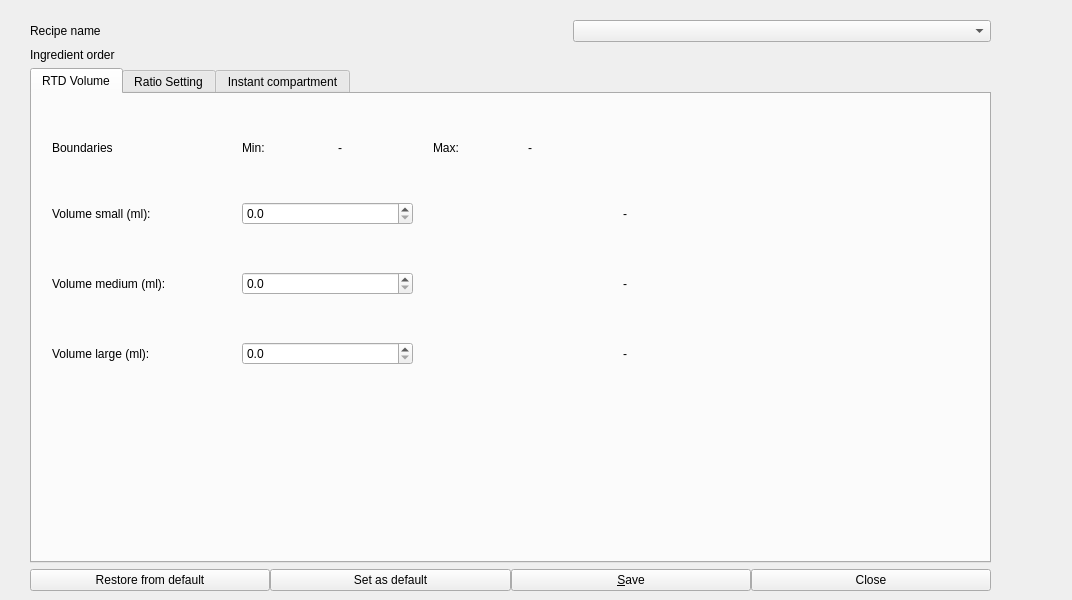
<?xml version="1.0" encoding="UTF-8"?>
<ui version="4.0">
 <class>WBSDDrink_Window</class>
 <widget class="QMainWindow" name="WBSDDrink_Window">
  <property name="geometry">
   <rect>
    <x>0</x>
    <y>0</y>
    <width>1072</width>
    <height>600</height>
   </rect>
  </property>
  <property name="windowTitle">
   <string>Drink settings 1-1</string>
  </property>
  <widget class="QWidget" name="centralwidget">
   <widget class="QWidget" name="gridLayoutWidget">
    <property name="geometry">
     <rect>
      <x>10</x>
      <y>20</y>
      <width>1021</width>
      <height>571</height>
     </rect>
    </property>
    <layout class="QGridLayout" name="gridLayout" rowstretch="1,0,0,0" columnstretch="1,0,0,0">
     <property name="leftMargin">
      <number>20</number>
     </property>
     <property name="rightMargin">
      <number>0</number>
     </property>
     <property name="horizontalSpacing">
      <number>20</number>
     </property>
     <item row="2" column="0" colspan="3">
      <layout class="QVBoxLayout" name="verticalLayout">
       <item>
        <widget class="QTabWidget" name="tabWidget">
         <property name="currentIndex">
          <number>0</number>
         </property>
         <widget class="QWidget" name="tab">
          <attribute name="title">
           <string>RTD Volume</string>
          </attribute>
          <widget class="QWidget" name="gridLayoutWidget_2">
           <property name="geometry">
            <rect>
             <x>10</x>
             <y>10</y>
             <width>761</width>
             <height>301</height>
            </rect>
           </property>
           <layout class="QGridLayout" name="tbw0">
            <property name="leftMargin">
             <number>10</number>
            </property>
            <property name="topMargin">
             <number>10</number>
            </property>
            <property name="rightMargin">
             <number>10</number>
            </property>
            <property name="bottomMargin">
             <number>10</number>
            </property>
            <property name="spacing">
             <number>20</number>
            </property>
            <item row="0" column="3">
             <layout class="QHBoxLayout" name="horizontalLayout_7">
              <item>
               <widget class="QLabel" name="lblRTDMax">
                <property name="sizePolicy">
                 <sizepolicy hsizetype="Preferred" vsizetype="Fixed">
                  <horstretch>0</horstretch>
                  <verstretch>0</verstretch>
                 </sizepolicy>
                </property>
                <property name="text">
                 <string>Max:</string>
                </property>
               </widget>
              </item>
              <item>
               <widget class="QLabel" name="label_4">
                <property name="text">
                 <string>-</string>
                </property>
               </widget>
              </item>
             </layout>
            </item>
            <item row="0" column="0">
             <widget class="QLabel" name="lblRTDBound">
              <property name="sizePolicy">
               <sizepolicy hsizetype="Preferred" vsizetype="Fixed">
                <horstretch>0</horstretch>
                <verstretch>0</verstretch>
               </sizepolicy>
              </property>
              <property name="text">
               <string>Boundaries</string>
              </property>
             </widget>
            </item>
            <item row="2" column="0">
             <widget class="QLabel" name="lblRTD2">
              <property name="text">
               <string>Volume medium (ml):</string>
              </property>
             </widget>
            </item>
            <item row="0" column="2">
             <layout class="QHBoxLayout" name="horizontalLayout_5">
              <item>
               <widget class="QLabel" name="lblRTDMin">
                <property name="sizePolicy">
                 <sizepolicy hsizetype="Preferred" vsizetype="Fixed">
                  <horstretch>0</horstretch>
                  <verstretch>0</verstretch>
                 </sizepolicy>
                </property>
                <property name="text">
                 <string>Min:</string>
                </property>
               </widget>
              </item>
              <item>
               <widget class="QLabel" name="label_3">
                <property name="text">
                 <string>-</string>
                </property>
               </widget>
              </item>
             </layout>
            </item>
            <item row="1" column="0">
             <widget class="QLabel" name="lblRTD1">
              <property name="text">
               <string>Volume small (ml):</string>
              </property>
             </widget>
            </item>
            <item row="1" column="4">
             <widget class="QLabel" name="lbl_s">
              <property name="layoutDirection">
               <enum>Qt::RightToLeft</enum>
              </property>
              <property name="text">
               <string>-</string>
              </property>
              <property name="alignment">
               <set>Qt::AlignLeading|Qt::AlignLeft|Qt::AlignVCenter</set>
              </property>
             </widget>
            </item>
            <item row="3" column="0">
             <widget class="QLabel" name="lblRTD3">
              <property name="text">
               <string>Volume large (ml):</string>
              </property>
             </widget>
            </item>
            <item row="2" column="4">
             <widget class="QLabel" name="lbl_m">
              <property name="layoutDirection">
               <enum>Qt::RightToLeft</enum>
              </property>
              <property name="text">
               <string>-</string>
              </property>
              <property name="alignment">
               <set>Qt::AlignLeading|Qt::AlignLeft|Qt::AlignVCenter</set>
              </property>
             </widget>
            </item>
            <item row="3" column="4">
             <widget class="QLabel" name="lbl_l">
              <property name="layoutDirection">
               <enum>Qt::RightToLeft</enum>
              </property>
              <property name="text">
               <string>-</string>
              </property>
              <property name="alignment">
               <set>Qt::AlignLeading|Qt::AlignLeft|Qt::AlignVCenter</set>
              </property>
             </widget>
            </item>
            <item row="1" column="2">
             <widget class="QDoubleSpinBox" name="spRTDSmall">
              <property name="decimals">
               <number>1</number>
              </property>
             </widget>
            </item>
            <item row="2" column="2">
             <widget class="QDoubleSpinBox" name="spRTDMedium">
              <property name="decimals">
               <number>1</number>
              </property>
             </widget>
            </item>
            <item row="3" column="2">
             <widget class="QDoubleSpinBox" name="spRTDLarge">
              <property name="decimals">
               <number>1</number>
              </property>
             </widget>
            </item>
           </layout>
          </widget>
         </widget>
         <widget class="QWidget" name="tab_2">
          <attribute name="title">
           <string>Ratio Setting</string>
          </attribute>
          <widget class="QWidget" name="verticalLayoutWidget_2">
           <property name="geometry">
            <rect>
             <x>10</x>
             <y>20</y>
             <width>905</width>
             <height>271</height>
            </rect>
           </property>
           <layout class="QVBoxLayout" name="tbw1">
            <item>
             <layout class="QGridLayout" name="gridLayout_4">
              <item row="0" column="1">
               <layout class="QHBoxLayout" name="horizontalLayout_3">
                <item>
                 <widget class="Line" name="line_5">
                  <property name="orientation">
                   <enum>Qt::Vertical</enum>
                  </property>
                 </widget>
                </item>
                <item>
                 <widget class="QLabel" name="lblLBibBound">
                  <property name="text">
                   <string>Boundaries</string>
                  </property>
                 </widget>
                </item>
                <item>
                 <widget class="QLabel" name="lblMinRatioLBib">
                  <property name="text">
                   <string>Min:</string>
                  </property>
                 </widget>
                </item>
                <item>
                 <widget class="QLabel" name="lblMaxRatioLBib">
                  <property name="text">
                   <string>Max:</string>
                  </property>
                 </widget>
                </item>
                <item>
                 <widget class="Line" name="line">
                  <property name="orientation">
                   <enum>Qt::Vertical</enum>
                  </property>
                 </widget>
                </item>
                <item>
                 <widget class="QLabel" name="lblPercentofDrink">
                  <property name="text">
                   <string>Percent of drink:</string>
                  </property>
                  <property name="buddy">
                   <cstring>spLBibPercentOfDrink</cstring>
                  </property>
                 </widget>
                </item>
                <item>
                 <widget class="QSpinBox" name="spLBibPercentOfDrink"/>
                </item>
                <item>
                 <widget class="QLabel" name="lblPercentOfDrinkBoundaries">
                  <property name="text">
                   <string>Min:Max:</string>
                  </property>
                 </widget>
                </item>
                <item>
                 <widget class="Line" name="line_4">
                  <property name="orientation">
                   <enum>Qt::Vertical</enum>
                  </property>
                 </widget>
                </item>
                <item>
                 <widget class="QLabel" name="lblLBibAirpump">
                  <property name="text">
                   <string>Airpump (%):</string>
                  </property>
                 </widget>
                </item>
                <item>
                 <widget class="QDoubleSpinBox" name="spLBibAirpump">
                  <property name="decimals">
                   <number>0</number>
                  </property>
                  <property name="minimum">
                   <double>30.000000000000000</double>
                  </property>
                  <property name="singleStep">
                   <double>1.000000000000000</double>
                  </property>
                 </widget>
                </item>
                <item>
                 <widget class="Line" name="line_7">
                  <property name="orientation">
                   <enum>Qt::Vertical</enum>
                  </property>
                 </widget>
                </item>
               </layout>
              </item>
              <item row="1" column="0">
               <widget class="QLabel" name="lblLBib3">
                <property name="text">
                 <string>Mixing ratio mild:</string>
                </property>
                <property name="buddy">
                 <cstring>spLBibStrong</cstring>
                </property>
               </widget>
              </item>
              <item row="2" column="0">
               <widget class="QLabel" name="lblLBib2">
                <property name="text">
                 <string>Mixing ratio normal:</string>
                </property>
                <property name="buddy">
                 <cstring>spLBibMedium</cstring>
                </property>
               </widget>
              </item>
              <item row="1" column="1">
               <widget class="QDoubleSpinBox" name="spLBibMild">
                <property name="decimals">
                 <number>1</number>
                </property>
                <property name="singleStep">
                 <double>0.500000000000000</double>
                </property>
               </widget>
              </item>
              <item row="0" column="0">
               <widget class="QLabel" name="label">
                <property name="sizePolicy">
                 <sizepolicy hsizetype="Fixed" vsizetype="Fixed">
                  <horstretch>0</horstretch>
                  <verstretch>0</verstretch>
                 </sizepolicy>
                </property>
                <property name="font">
                 <font>
                  <pointsize>14</pointsize>
                 </font>
                </property>
                <property name="text">
                 <string>Left BiB</string>
                </property>
               </widget>
              </item>
              <item row="3" column="1">
               <widget class="QDoubleSpinBox" name="spLBibStrong">
                <property name="decimals">
                 <number>1</number>
                </property>
                <property name="singleStep">
                 <double>0.500000000000000</double>
                </property>
               </widget>
              </item>
              <item row="2" column="1">
               <widget class="QDoubleSpinBox" name="spLBibMedium">
                <property name="decimals">
                 <number>1</number>
                </property>
                <property name="singleStep">
                 <double>0.500000000000000</double>
                </property>
               </widget>
              </item>
              <item row="3" column="0">
               <widget class="QLabel" name="lblLBib1">
                <property name="text">
                 <string>Mixing ratio strong:</string>
                </property>
                <property name="buddy">
                 <cstring>spLBibMild</cstring>
                </property>
               </widget>
              </item>
             </layout>
            </item>
            <item>
             <layout class="QGridLayout" name="gridLayout_5">
              <item row="1" column="1">
               <widget class="QDoubleSpinBox" name="spRBibMild">
                <property name="decimals">
                 <number>1</number>
                </property>
                <property name="singleStep">
                 <double>0.500000000000000</double>
                </property>
               </widget>
              </item>
              <item row="1" column="0">
               <widget class="QLabel" name="lblRBib3">
                <property name="text">
                 <string>Mixing ratio mild:</string>
                </property>
                <property name="buddy">
                 <cstring>spRBibStrong</cstring>
                </property>
               </widget>
              </item>
              <item row="2" column="0">
               <widget class="QLabel" name="lblRBib2">
                <property name="text">
                 <string>Mixing ratio normal:</string>
                </property>
                <property name="buddy">
                 <cstring>spRBibMedium</cstring>
                </property>
               </widget>
              </item>
              <item row="3" column="1">
               <widget class="QDoubleSpinBox" name="spRBibStrong">
                <property name="decimals">
                 <number>1</number>
                </property>
                <property name="singleStep">
                 <double>0.500000000000000</double>
                </property>
               </widget>
              </item>
              <item row="2" column="1">
               <widget class="QDoubleSpinBox" name="spRBibMedium">
                <property name="decimals">
                 <number>1</number>
                </property>
                <property name="singleStep">
                 <double>0.500000000000000</double>
                </property>
               </widget>
              </item>
              <item row="3" column="0">
               <widget class="QLabel" name="lblRBib1">
                <property name="text">
                 <string>Mixing ratio strong:</string>
                </property>
                <property name="buddy">
                 <cstring>spRBibMild</cstring>
                </property>
               </widget>
              </item>
              <item row="0" column="0">
               <widget class="QLabel" name="label_2">
                <property name="sizePolicy">
                 <sizepolicy hsizetype="Fixed" vsizetype="Fixed">
                  <horstretch>0</horstretch>
                  <verstretch>0</verstretch>
                 </sizepolicy>
                </property>
                <property name="font">
                 <font>
                  <pointsize>14</pointsize>
                 </font>
                </property>
                <property name="text">
                 <string>Right BIB</string>
                </property>
               </widget>
              </item>
              <item row="0" column="1">
               <layout class="QHBoxLayout" name="horizontalLayout_4">
                <item>
                 <widget class="Line" name="line_6">
                  <property name="orientation">
                   <enum>Qt::Vertical</enum>
                  </property>
                 </widget>
                </item>
                <item>
                 <widget class="QLabel" name="lblRBibBound">
                  <property name="text">
                   <string>Boundaries</string>
                  </property>
                 </widget>
                </item>
                <item>
                 <widget class="QLabel" name="lblMinRatioRBib">
                  <property name="text">
                   <string>Min:</string>
                  </property>
                 </widget>
                </item>
                <item>
                 <widget class="QLabel" name="lblMaxRatioRBib">
                  <property name="text">
                   <string>Max:</string>
                  </property>
                 </widget>
                </item>
                <item>
                 <widget class="Line" name="line_2">
                  <property name="orientation">
                   <enum>Qt::Vertical</enum>
                  </property>
                 </widget>
                </item>
                <item>
                 <widget class="QLabel" name="lblRBibPercentOfDrink">
                  <property name="text">
                   <string>Percent of drink:</string>
                  </property>
                 </widget>
                </item>
                <item>
                 <widget class="QSpinBox" name="spLBibPercentOfDrink_2"/>
                </item>
                <item>
                 <widget class="QLabel" name="lblPercentOfDrinkBoundaries_2">
                  <property name="text">
                   <string>Min:Max:</string>
                  </property>
                 </widget>
                </item>
                <item>
                 <widget class="Line" name="line_3">
                  <property name="orientation">
                   <enum>Qt::Vertical</enum>
                  </property>
                 </widget>
                </item>
                <item>
                 <widget class="QLabel" name="lblRBibAirpump">
                  <property name="text">
                   <string>Airpump (%):</string>
                  </property>
                 </widget>
                </item>
                <item>
                 <widget class="QDoubleSpinBox" name="spRBibAirpump">
                  <property name="decimals">
                   <number>0</number>
                  </property>
                  <property name="minimum">
                   <double>30.000000000000000</double>
                  </property>
                  <property name="singleStep">
                   <double>1.000000000000000</double>
                  </property>
                 </widget>
                </item>
                <item>
                 <widget class="Line" name="line_8">
                  <property name="orientation">
                   <enum>Qt::Vertical</enum>
                  </property>
                 </widget>
                </item>
               </layout>
              </item>
             </layout>
            </item>
           </layout>
          </widget>
         </widget>
         <widget class="QWidget" name="tabInstant">
          <attribute name="title">
           <string>Instant compartment</string>
          </attribute>
          <widget class="QWidget" name="gridLayoutWidget_3">
           <property name="geometry">
            <rect>
             <x>20</x>
             <y>20</y>
             <width>661</width>
             <height>251</height>
            </rect>
           </property>
           <layout class="QGridLayout" name="tbw2" rowstretch="0,0,0,0,0" columnstretch="1,1,1">
            <property name="leftMargin">
             <number>11</number>
            </property>
            <property name="topMargin">
             <number>11</number>
            </property>
            <property name="rightMargin">
             <number>11</number>
            </property>
            <property name="bottomMargin">
             <number>11</number>
            </property>
            <property name="horizontalSpacing">
             <number>12</number>
            </property>
            <property name="verticalSpacing">
             <number>20</number>
            </property>
            <item row="1" column="0">
             <widget class="QLabel" name="lblInst3">
              <property name="text">
               <string>Grams mild:</string>
              </property>
              <property name="buddy">
               <cstring>spCanGramMild</cstring>
              </property>
             </widget>
            </item>
            <item row="1" column="1">
             <widget class="QDoubleSpinBox" name="spCanGramMild">
              <property name="decimals">
               <number>1</number>
              </property>
              <property name="singleStep">
               <double>0.500000000000000</double>
              </property>
             </widget>
            </item>
            <item row="3" column="0">
             <widget class="QLabel" name="lblInst1">
              <property name="text">
               <string>Grams strong:</string>
              </property>
              <property name="buddy">
               <cstring>spCanGramStrong</cstring>
              </property>
             </widget>
            </item>
            <item row="0" column="0">
             <widget class="QLabel" name="lblInstBound">
              <property name="sizePolicy">
               <sizepolicy hsizetype="Fixed" vsizetype="Fixed">
                <horstretch>0</horstretch>
                <verstretch>0</verstretch>
               </sizepolicy>
              </property>
              <property name="text">
               <string>Boundaries</string>
              </property>
             </widget>
            </item>
            <item row="3" column="1">
             <widget class="QDoubleSpinBox" name="spCanGramStrong">
              <property name="decimals">
               <number>1</number>
              </property>
              <property name="singleStep">
               <double>0.500000000000000</double>
              </property>
             </widget>
            </item>
            <item row="2" column="0">
             <widget class="QLabel" name="lblInst2">
              <property name="text">
               <string>Grams normal:</string>
              </property>
              <property name="buddy">
               <cstring>spCanGramMedium</cstring>
              </property>
             </widget>
            </item>
            <item row="2" column="1">
             <widget class="QDoubleSpinBox" name="spCanGramMedium">
              <property name="decimals">
               <number>1</number>
              </property>
              <property name="singleStep">
               <double>0.500000000000000</double>
              </property>
             </widget>
            </item>
            <item row="4" column="1">
             <spacer name="verticalSpacer">
              <property name="orientation">
               <enum>Qt::Vertical</enum>
              </property>
              <property name="sizeType">
               <enum>QSizePolicy::Expanding</enum>
              </property>
              <property name="sizeHint" stdset="0">
               <size>
                <width>20</width>
                <height>40</height>
               </size>
              </property>
             </spacer>
            </item>
            <item row="0" column="1">
             <layout class="QHBoxLayout" name="horizontalLayout_2">
              <item>
               <widget class="QLabel" name="lblCanMax">
                <property name="text">
                 <string>Max:</string>
                </property>
               </widget>
              </item>
              <item>
               <widget class="QLabel" name="lblCanMin">
                <property name="text">
                 <string>Min:</string>
                </property>
               </widget>
              </item>
              <item>
               <widget class="QLabel" name="lblInstRTDBase">
                <property name="text">
                 <string>RTD Base:</string>
                </property>
               </widget>
              </item>
             </layout>
            </item>
            <item row="1" column="2">
             <widget class="QLabel" name="label_5">
              <property name="text">
               <string>-</string>
              </property>
              <property name="alignment">
               <set>Qt::AlignCenter</set>
              </property>
             </widget>
            </item>
            <item row="2" column="2">
             <widget class="QLabel" name="label_6">
              <property name="text">
               <string>-</string>
              </property>
              <property name="alignment">
               <set>Qt::AlignCenter</set>
              </property>
             </widget>
            </item>
            <item row="3" column="2">
             <widget class="QLabel" name="label_7">
              <property name="text">
               <string>-</string>
              </property>
              <property name="alignment">
               <set>Qt::AlignCenter</set>
              </property>
             </widget>
            </item>
           </layout>
          </widget>
         </widget>
        </widget>
       </item>
      </layout>
     </item>
     <item row="1" column="0">
      <widget class="QLabel" name="lblOrder">
       <property name="text">
        <string>Ingredient order</string>
       </property>
      </widget>
     </item>
     <item row="0" column="0">
      <widget class="QLabel" name="lblRecipeName">
       <property name="sizePolicy">
        <sizepolicy hsizetype="Fixed" vsizetype="Preferred">
         <horstretch>0</horstretch>
         <verstretch>0</verstretch>
        </sizepolicy>
       </property>
       <property name="text">
        <string>Recipe name</string>
       </property>
       <property name="buddy">
        <cstring>cboRecipe</cstring>
       </property>
      </widget>
     </item>
     <item row="0" column="2">
      <widget class="QComboBox" name="cboRecipe">
       <property name="sizePolicy">
        <sizepolicy hsizetype="Expanding" vsizetype="Fixed">
         <horstretch>0</horstretch>
         <verstretch>0</verstretch>
        </sizepolicy>
       </property>
      </widget>
     </item>
     <item row="3" column="0" colspan="3">
      <layout class="QHBoxLayout" name="horizontalLayout">
       <item>
        <widget class="QPushButton" name="btnRestoreDefault">
         <property name="text">
          <string>Restore from default</string>
         </property>
        </widget>
       </item>
       <item>
        <widget class="QPushButton" name="btnSetDefault">
         <property name="text">
          <string>Set as default</string>
         </property>
         <property name="autoDefault">
          <bool>false</bool>
         </property>
         <property name="default">
          <bool>false</bool>
         </property>
        </widget>
       </item>
       <item>
        <widget class="QPushButton" name="btnSave">
         <property name="text">
          <string>&amp;Save</string>
         </property>
         <property name="autoDefault">
          <bool>false</bool>
         </property>
         <property name="default">
          <bool>false</bool>
         </property>
        </widget>
       </item>
       <item>
        <widget class="QPushButton" name="btnCancel">
         <property name="text">
          <string>Close</string>
         </property>
         <property name="flat">
          <bool>false</bool>
         </property>
        </widget>
       </item>
      </layout>
     </item>
     <item row="0" column="1">
      <spacer name="horizontalSpacer_2">
       <property name="orientation">
        <enum>Qt::Horizontal</enum>
       </property>
       <property name="sizeHint" stdset="0">
        <size>
         <width>40</width>
         <height>20</height>
        </size>
       </property>
      </spacer>
     </item>
     <item row="0" column="3">
      <spacer name="horizontalSpacer_3">
       <property name="orientation">
        <enum>Qt::Horizontal</enum>
       </property>
       <property name="sizeType">
        <enum>QSizePolicy::Fixed</enum>
       </property>
       <property name="sizeHint" stdset="0">
        <size>
         <width>40</width>
         <height>20</height>
        </size>
       </property>
      </spacer>
     </item>
     <item row="1" column="2">
      <widget class="QLabel" name="lblOrderTXT">
       <property name="font">
        <font>
         <weight>75</weight>
         <bold>true</bold>
        </font>
       </property>
       <property name="text">
        <string/>
       </property>
      </widget>
     </item>
    </layout>
   </widget>
  </widget>
  <widget class="QMenuBar" name="menubar">
   <property name="geometry">
    <rect>
     <x>0</x>
     <y>0</y>
     <width>1072</width>
     <height>21</height>
    </rect>
   </property>
  </widget>
 </widget>
 <resources/>
 <connections/>
</ui>
